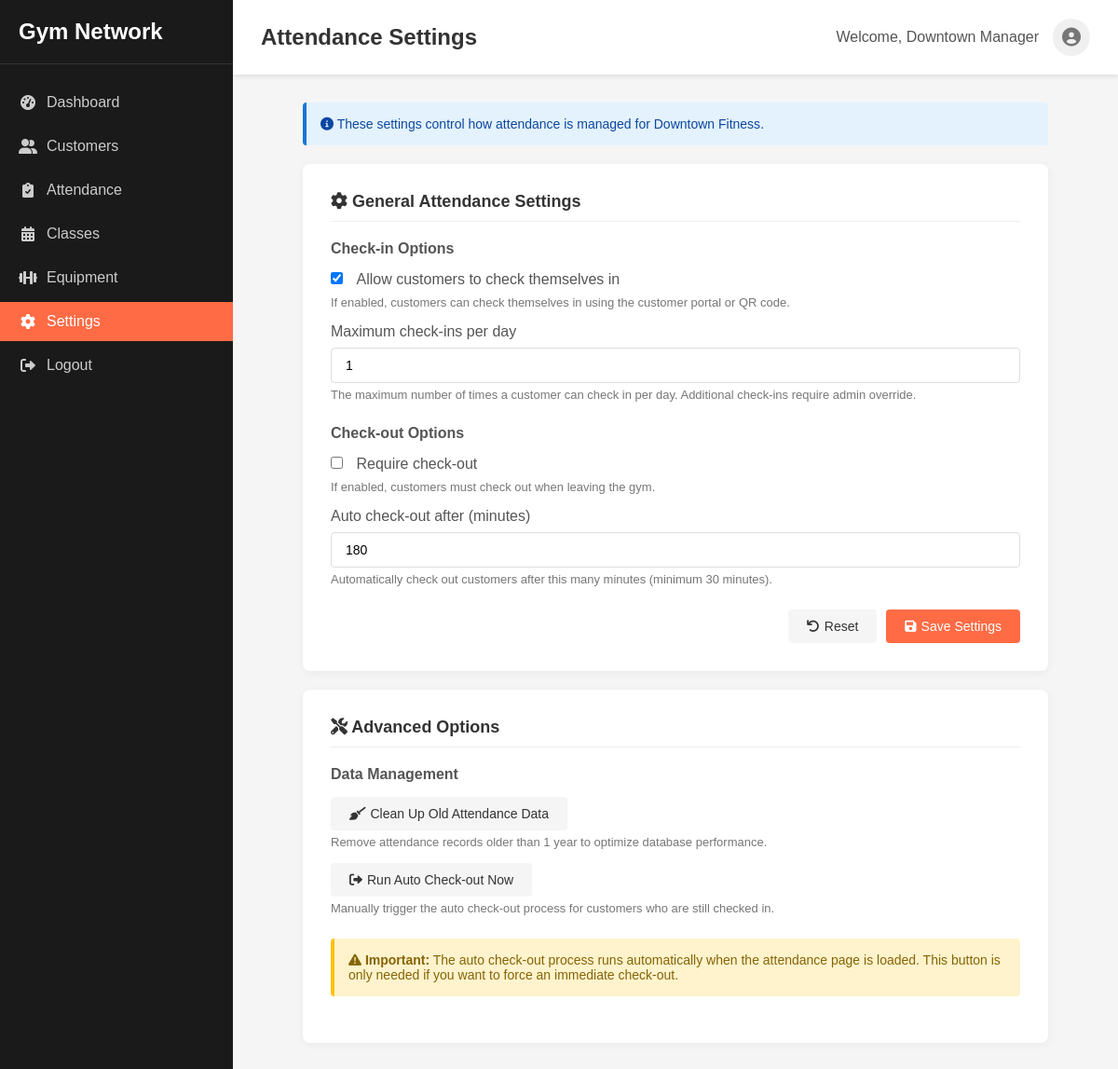
Page /admin/branch-admin/attendance_settings.php (signed in) on the committed database.
### tables this page shows
CREATE TABLE `branches` (
  `id` int(11) NOT NULL,
  `name` varchar(100) NOT NULL,
  `location` varchar(255) NOT NULL,
  `admin_id` int(11) DEFAULT NULL,
  `created_at` timestamp NOT NULL DEFAULT current_timestamp(),
  `updated_at` timestamp NOT NULL DEFAULT current_timestamp() ON UPDATE current_timestamp()
);

CREATE TABLE `attendance_settings` (
  `id` int(11) NOT NULL,
  `branch` varchar(100) NOT NULL,
  `allow_self_checkin` tinyint(1) DEFAULT 0,
  `max_entries_per_day` int(11) DEFAULT 1,
  `require_checkout` tinyint(1) DEFAULT 0,
  `auto_checkout_after` int(11) DEFAULT 180,
  `created_at` timestamp NOT NULL DEFAULT current_timestamp(),
  `updated_at` timestamp NOT NULL DEFAULT current_timestamp() ON UPDATE current_timestamp()
);

### admin/branch-admin/attendance_settings.php (the view, shortened to what this page needs)
<?php
require_once '../../includes/db_connect.php';
$result = $conn->query("SHOW COLUMNS FROM attendance LIKE 'admin_override'");
if ($result->num_rows == 0) {
    $conn->query("ALTER TABLE attendance ADD COLUMN admin_override TINYINT(1) DEFAULT 0 AFTER notes");
}
$admin_id = $_SESSION['user_id'];
$stmt = $conn->prepare("SELECT a.name, a.email, b.id as branch_id, b.name as branch_name, b.location
                    FROM admins a
                    LEFT JOIN branches b ON a.id = b.admin_id
                    WHERE a.id = ?");
$stmt->bind_param("i", $admin_id);
$stmt->execute();
$result = $stmt->get_result();
$admin = $result->fetch_assoc();
$branch_name = $admin['branch_name'];
$stmt = $conn->prepare("SELECT * FROM attendance_settings WHERE branch = ?");
$stmt->bind_param("s", $branch_name);
$stmt->execute();
$result = $stmt->get_result();
if ($result->num_rows > 0) {
  $settings = $result->fetch_assoc();
}
?>
<!DOCTYPE html>
<html lang="en">
<head>
  <link rel="stylesheet" href="../../assets/css/styles.css">
  <link rel="stylesheet" href="../../assets/css/dashboard.css">
  <link rel="stylesheet" href="https://cdnjs.cloudflare.com/ajax/libs/font-awesome/6.0.0-beta3/css/all.min.css">
</head>
<body>
  <div class="dashboard-container">
      <div class="sidebar">
          <div class="logo">
              <h2>Gym Network</h2>
          </div>
          <div class="menu">
              <ul>
                  <li><a href="dashboard.php"><i class="fas fa-tachometer-alt"></i> Dashboard</a></li>
                  <li><a href="customers.php"><i class="fas fa-user-friends"></i> Customers</a></li>
                  <li><a href="attendance.php"><i class="fas fa-clipboard-check"></i> Attendance</a></li>
                  <li><a href="#"><i class="fas fa-calendar-alt"></i> Classes</a></li>
                  <li><a href="#"><i class="fas fa-dumbbell"></i> Equipment</a></li>
                  <li class="active"><a href="attendance_settings.php"><i class="fas fa-cog"></i> Settings</a></li>
                  <li><a href="../logout.php"><i class="fas fa-sign-out-alt"></i> Logout</a></li>
              </ul>
          </div>
      </div>
      <div class="main-content">
          <div class="header">
              <div class="page-title">
                  <h1>Attendance Settings</h1>
              </div>
              <div class="user-info">
                  <span>Welcome, <?php echo htmlspecialchars($admin['name']); ?></span>
                  <div class="user-avatar">
                      <i class="fas fa-user-circle"></i>
                  </div>
              </div>
          </div>
          <div class="dashboard-content">
              <div class="settings-container">
                  <div class="settings-info">
                      <p><i class="fas fa-info-circle"></i> These settings control how attendance is managed for <?php echo htmlspecialchars($branch_name); ?>.</p>
                  </div>
                  <form action="attendance_settings.php" method="post">
                      <div class="settings-card">
                          <h3><i class="fas fa-cog"></i> General Attendance Settings</h3>
                          <div class="settings-group">
                              <h4>Check-in Options</h4>
                              <div class="settings-option">
                                  <label class="checkbox-label">
                                      <input type="checkbox" name="allow_self_checkin" <?php if ($settings['allow_self_checkin']) echo 'checked'; ?>>
                                      <span>Allow customers to check themselves in</span>
                                  </label>
                                  <div class="settings-description">
                                      If enabled, customers can check themselves in using the customer portal or QR code.
                                  </div>
                              </div>
                              <div class="settings-option">
                                  <label for="max_entries_per_day">Maximum check-ins per day</label>
                                  <input type="number" id="max_entries_per_day" name="max_entries_per_day" min="1" max="10" value="<?php echo $settings['max_entries_per_day']; ?>">
                                  <div class="settings-description">
                                      The maximum number of times a customer can check in per day. Additional check-ins require admin override.
                                  </div>
                              </div>
                          </div>
                          <div class="settings-group">
                              <h4>Check-out Options</h4>
                              <div class="settings-option">
                                  <label class="checkbox-label">
                                      <input type="checkbox" name="require_checkout" <?php if ($settings['require_checkout']) echo 'checked'; ?>>
                                      <span>Require check-out</span>
                                  </label>
                                  <div class="settings-description">
                                      If enabled, customers must check out when leaving the gym.
                                  </div>
                              </div>
                              <div class="settings-option">
                                  <label for="auto_checkout_after">Auto check-out after (minutes)</label>
                                  <input type="number" id="auto_checkout_after" name="auto_checkout_after" min="30" max="720" value="<?php echo $settings['auto_checkout_after']; ?>">
                                  <div class="settings-description">
                                      Automatically check out customers after this many minutes (minimum 30 minutes).
                                  </div>
                              </div>
                          </div>
                          <div class="settings-actions">
                              <button type="reset" class="settings-btn reset">
                                  <i class="fas fa-undo"></i> Reset
                              </button>
                              <button type="submit" class="settings-btn save">
                                  <i class="fas fa-save"></i> Save Settings
                              </button>
                          </div>
                      </div>
                  </form>
                  <div class="settings-card">
                      <h3><i class="fas fa-tools"></i> Advanced Options</h3>
                      <div class="settings-group">
                          <h4>Data Management</h4>
                          <form action="attendance_settings.php" method="post">
                              <div class="settings-option">
                                  <button type="submit" name="cleanup_data" class="settings-btn reset" onclick="return confirmDataCleanup()">
                                      <i class="fas fa-broom"></i> Clean Up Old Attendance Data
                                  </button>
                                  <div class="settings-description">
                                      Remove attendance records older than 1 year to optimize database performance.
                                  </div>
                              </div>
                          </form>
                          <form action="attendance_settings.php" method="post">
                              <div class="settings-option">
                                  <button type="submit" name="run_auto_checkout" class="settings-btn reset" onclick="return confirmAutoCheckout()">
                                      <i class="fas fa-sign-out-alt"></i> Run Auto Check-out Now
                                  </button>
                                  <div class="settings-description">
                                      Manually trigger the auto check-out process for customers who are still checked in.
                                  </div>
                              </div>
                          </form>
                      </div>
                      <div class="settings-warning">
                          <p><i class="fas fa-exclamation-triangle"></i> <strong>Important:</strong> The auto check-out process runs automatically when the attendance page is loaded. This button is only needed if you want to force an immediate check-out.</p>
                      </div>
                  </div>
              </div>
          </div>
      </div>
  </div>
</body>
</html>

### assets/css/styles.css (style rules this page uses)
* { margin: 0; padding: 0; box-sizing: border-box; font-family: "Arial", sans-serif; }
body { background-color: #fff; }

### assets/css/dashboard.css (style rules this page uses)
.dashboard-container { display: flex; min-height: 100vh; }
.sidebar { width: 250px; background-color: #1a1a1a; color: #fff; display: flex; flex-direction: column; }
.logo { padding: 20px; border-bottom: 1px solid #333; }
.logo h2 { color: #fff; font-size: 24px; }
.menu { padding: 20px 0; }
.menu ul { list-style: none; }
.menu li { margin-bottom: 5px; }
.menu li a { display: flex; align-items: center; padding: 12px 20px; color: #ccc; text-decoration: none; transition: all 0.3s; }
.menu li a i { margin-right: 10px; width: 20px; text-align: center; }
.menu li.active a { background-color: #ff6b45; color: #fff; }
.main-content { flex: 1; background-color: #f5f5f5; overflow-y: auto; }
.header { display: flex; justify-content: space-between; align-items: center; padding: 20px 30px; background-color: #fff; box-shadow: 0 2px 5px rgba(0, 0, 0, 0.1); }
.page-title h1 { font-size: 24px; color: #333; }
.user-info { display: flex; align-items: center; }
.user-info span { margin-right: 15px; color: #555; }
.user-avatar { width: 40px; height: 40px; border-radius: 50%; background-color: #f0f0f0; display: flex; align-items: center; justify-content: center; color: #777; font-size: 20px; }
.dashboard-content { padding: 30px; }

### admin/branch-admin/attendance_settings.php (style rules this page uses)
.settings-container { max-width: 800px; margin: 0 auto; }
.settings-card { background-color: #fff; border-radius: 8px; padding: 30px; box-shadow: 0 2px 10px rgba(0, 0, 0, 0.05); margin-bottom: 20px; }
.settings-card h3 { margin-top: 0; margin-bottom: 20px; color: #333; font-size: 18px; border-bottom: 1px solid #eee; padding-bottom: 10px; }
.settings-group { margin-bottom: 25px; }
.settings-group h4 { margin-top: 0; margin-bottom: 15px; color: #555; font-size: 16px; }
.settings-option { margin-bottom: 15px; }
.settings-option label { display: block; margin-bottom: 8px; font-weight: 500; color: #555; }
.settings-option input[type="text"], .settings-option input[type="number"], .settings-option select { width: 100%; padding: 10px 15px; border: 1px solid #ddd; border-radius: 4px; font-size: 14px; }
.settings-option input[type="checkbox"] { margin-right: 10px; }
.checkbox-label { display: flex; align-items: center; cursor: pointer; }
.checkbox-label span { font-weight: normal; }
.settings-description { margin-top: 5px; font-size: 13px; color: #777; }
.settings-actions { display: flex; justify-content: flex-end; gap: 10px; margin-top: 20px; }
.settings-btn { padding: 10px 20px; border-radius: 4px; font-size: 14px; cursor: pointer; border: none; display: inline-flex; align-items: center; gap: 5px; }
.settings-btn.save { background-color: #ff6b45; color: white; }
.settings-btn.reset { background-color: #f5f5f5; color: #333; }
.settings-info { background-color: #e3f2fd; border-left: 4px solid #1976d2; padding: 15px; margin-bottom: 20px; border-radius: 4px; }
.settings-info p { margin: 0; color: #0d47a1; font-size: 14px; }
.settings-warning { background-color: #fff3cd; border-left: 4px solid #ffc107; padding: 15px; margin-bottom: 20px; border-radius: 4px; }
.settings-warning p { margin: 0; color: #856404; font-size: 14px; }

### rows in the picture
branches: admin.name "Downtown Manager", name "Downtown Fitness"
attendance_settings: allow_self_checkin "☑", max_entries_per_day "1", auto_checkout_after "180"
